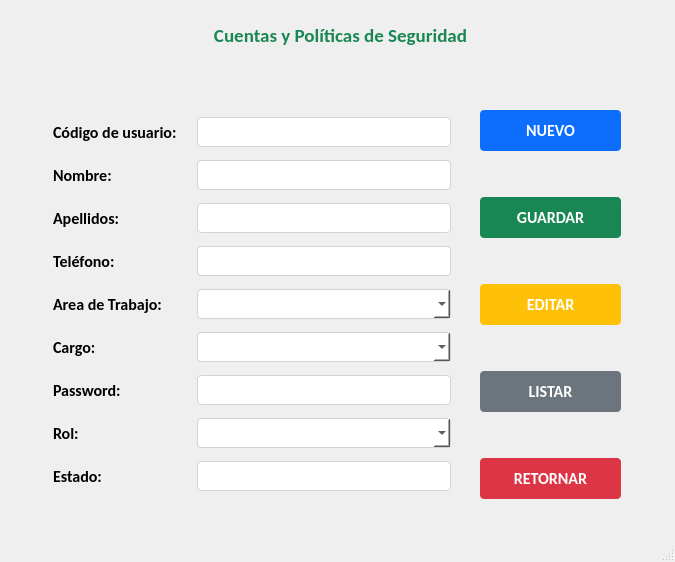
<?xml version="1.0" encoding="UTF-8"?>
<ui version="4.0">
 <class>MainWindow</class>
 <widget class="QMainWindow" name="MainWindow">
  <property name="geometry">
   <rect>
    <x>0</x>
    <y>0</y>
    <width>675</width>
    <height>562</height>
   </rect>
  </property>
  <property name="windowTitle">
   <string>MainWindow</string>
  </property>
  <widget class="QWidget" name="centralwidget">
   <widget class="QLabel" name="label">
    <property name="geometry">
     <rect>
      <x>60</x>
      <y>20</y>
      <width>561</width>
      <height>31</height>
     </rect>
    </property>
    <property name="font">
     <font>
      <family>Calibri</family>
      <pointsize>14</pointsize>
      <weight>75</weight>
      <bold>true</bold>
     </font>
    </property>
    <property name="styleSheet">
     <string notr="true">color: #198754;</string>
    </property>
    <property name="text">
     <string>Cuentas y Políticas de Seguridad</string>
    </property>
    <property name="alignment">
     <set>Qt::AlignCenter</set>
    </property>
   </widget>
   <widget class="QWidget" name="layoutWidget">
    <property name="geometry">
     <rect>
      <x>480</x>
      <y>70</y>
      <width>141</width>
      <height>471</height>
     </rect>
    </property>
    <layout class="QVBoxLayout" name="verticalLayout">
     <item>
      <widget class="QPushButton" name="pushButton">
       <property name="font">
        <font>
         <family>Calibri</family>
         <pointsize>12</pointsize>
         <weight>75</weight>
         <bold>true</bold>
        </font>
       </property>
       <property name="styleSheet">
        <string notr="true">background-color: rgb(13, 110, 253);
border-radius: 4px;
color: #ffffff;
padding: 10px;</string>
       </property>
       <property name="text">
        <string>NUEVO</string>
       </property>
      </widget>
     </item>
     <item>
      <widget class="QPushButton" name="pushButton_2">
       <property name="font">
        <font>
         <family>Calibri</family>
         <pointsize>12</pointsize>
         <weight>75</weight>
         <bold>true</bold>
        </font>
       </property>
       <property name="styleSheet">
        <string notr="true">background-color: #198754;
border-radius: 4px;
color: #fff;
padding: 10px;</string>
       </property>
       <property name="text">
        <string>GUARDAR</string>
       </property>
      </widget>
     </item>
     <item>
      <widget class="QPushButton" name="pushButton_3">
       <property name="font">
        <font>
         <family>Calibri</family>
         <pointsize>12</pointsize>
         <weight>75</weight>
         <bold>true</bold>
        </font>
       </property>
       <property name="styleSheet">
        <string notr="true">background-color: #ffc107;
border-radius: 4px;
color: #ffffff;
padding: 10px;</string>
       </property>
       <property name="text">
        <string>EDITAR</string>
       </property>
      </widget>
     </item>
     <item>
      <widget class="QPushButton" name="pushButton_4">
       <property name="font">
        <font>
         <family>Calibri</family>
         <pointsize>12</pointsize>
         <weight>75</weight>
         <bold>true</bold>
        </font>
       </property>
       <property name="styleSheet">
        <string notr="true">background-color: #6c757d;
border-radius: 4px;
color: #ffffff;
padding: 10px;</string>
       </property>
       <property name="text">
        <string>LISTAR</string>
       </property>
      </widget>
     </item>
     <item>
      <widget class="QPushButton" name="pushButton_5">
       <property name="font">
        <font>
         <family>Calibri</family>
         <pointsize>12</pointsize>
         <weight>75</weight>
         <bold>true</bold>
        </font>
       </property>
       <property name="styleSheet">
        <string notr="true">background-color: #dc3545;
border-radius: 4px;
color: #ffffff;
padding: 10px;</string>
       </property>
       <property name="text">
        <string>RETORNAR</string>
       </property>
      </widget>
     </item>
    </layout>
   </widget>
   <widget class="QWidget" name="">
    <property name="geometry">
     <rect>
      <x>50</x>
      <y>110</y>
      <width>401</width>
      <height>391</height>
     </rect>
    </property>
    <layout class="QGridLayout" name="gridLayout">
     <item row="2" column="1">
      <widget class="QLineEdit" name="lineEdit_2">
       <property name="styleSheet">
        <string notr="true">background-color: rgb(255, 255, 255);
border-radius: 4px;
padding: 6px;
border: 1px solid #ced4da;
</string>
       </property>
      </widget>
     </item>
     <item row="0" column="1">
      <widget class="QLineEdit" name="lineEdit">
       <property name="styleSheet">
        <string notr="true">background-color: rgb(255, 255, 255);
border-radius: 4px;
padding: 6px;
border: 1px solid #ced4da;
</string>
       </property>
      </widget>
     </item>
     <item row="1" column="0">
      <widget class="QLabel" name="label_3">
       <property name="font">
        <font>
         <family>Calibri</family>
         <pointsize>12</pointsize>
         <weight>75</weight>
         <bold>true</bold>
        </font>
       </property>
       <property name="styleSheet">
        <string notr="true">margin-right: 10px;</string>
       </property>
       <property name="text">
        <string>Nombre:</string>
       </property>
      </widget>
     </item>
     <item row="2" column="0">
      <widget class="QLabel" name="label_4">
       <property name="font">
        <font>
         <family>Calibri</family>
         <pointsize>12</pointsize>
         <weight>75</weight>
         <bold>true</bold>
        </font>
       </property>
       <property name="styleSheet">
        <string notr="true">margin-right: 10px;</string>
       </property>
       <property name="text">
        <string>Apellidos:</string>
       </property>
      </widget>
     </item>
     <item row="0" column="0">
      <widget class="QLabel" name="label_2">
       <property name="font">
        <font>
         <family>Calibri</family>
         <pointsize>12</pointsize>
         <weight>75</weight>
         <bold>true</bold>
        </font>
       </property>
       <property name="styleSheet">
        <string notr="true">margin-right: 10px;</string>
       </property>
       <property name="text">
        <string>Código de usuario:</string>
       </property>
      </widget>
     </item>
     <item row="3" column="1">
      <widget class="QLineEdit" name="lineEdit_3">
       <property name="styleSheet">
        <string notr="true">background-color: rgb(255, 255, 255);
border-radius: 4px;
padding: 6px;
border: 1px solid #ced4da;
</string>
       </property>
      </widget>
     </item>
     <item row="3" column="0">
      <widget class="QLabel" name="label_5">
       <property name="font">
        <font>
         <family>Calibri</family>
         <pointsize>12</pointsize>
         <weight>75</weight>
         <bold>true</bold>
        </font>
       </property>
       <property name="styleSheet">
        <string notr="true">margin-right: 10px;</string>
       </property>
       <property name="text">
        <string>Teléfono:</string>
       </property>
      </widget>
     </item>
     <item row="4" column="0">
      <widget class="QLabel" name="label_6">
       <property name="font">
        <font>
         <family>Calibri</family>
         <pointsize>12</pointsize>
         <weight>75</weight>
         <bold>true</bold>
        </font>
       </property>
       <property name="styleSheet">
        <string notr="true">margin-right: 10px;</string>
       </property>
       <property name="text">
        <string>Area de Trabajo:</string>
       </property>
      </widget>
     </item>
     <item row="5" column="0">
      <widget class="QLabel" name="label_7">
       <property name="font">
        <font>
         <family>Calibri</family>
         <pointsize>12</pointsize>
         <weight>75</weight>
         <bold>true</bold>
        </font>
       </property>
       <property name="styleSheet">
        <string notr="true">margin-right: 10px;</string>
       </property>
       <property name="text">
        <string>Cargo:</string>
       </property>
      </widget>
     </item>
     <item row="1" column="1">
      <widget class="QLineEdit" name="lineEdit_5">
       <property name="styleSheet">
        <string notr="true">background-color: rgb(255, 255, 255);
border-radius: 4px;
padding: 6px;
border: 1px solid #ced4da;
</string>
       </property>
      </widget>
     </item>
     <item row="7" column="0">
      <widget class="QLabel" name="label_9">
       <property name="font">
        <font>
         <family>Calibri</family>
         <pointsize>12</pointsize>
         <weight>75</weight>
         <bold>true</bold>
        </font>
       </property>
       <property name="styleSheet">
        <string notr="true">margin-right: 10px;</string>
       </property>
       <property name="text">
        <string>Rol:</string>
       </property>
      </widget>
     </item>
     <item row="6" column="1">
      <widget class="QLineEdit" name="lineEdit_6">
       <property name="styleSheet">
        <string notr="true">background-color: rgb(255, 255, 255);
border-radius: 4px;
padding: 6px;
border: 1px solid #ced4da;
</string>
       </property>
       <property name="echoMode">
        <enum>QLineEdit::Password</enum>
       </property>
      </widget>
     </item>
     <item row="6" column="0">
      <widget class="QLabel" name="label_8">
       <property name="font">
        <font>
         <family>Calibri</family>
         <pointsize>12</pointsize>
         <weight>75</weight>
         <bold>true</bold>
        </font>
       </property>
       <property name="styleSheet">
        <string notr="true">margin-right: 10px;</string>
       </property>
       <property name="text">
        <string>Password:</string>
       </property>
      </widget>
     </item>
     <item row="8" column="0">
      <widget class="QLabel" name="label_10">
       <property name="font">
        <font>
         <family>Calibri</family>
         <pointsize>12</pointsize>
         <weight>75</weight>
         <bold>true</bold>
        </font>
       </property>
       <property name="styleSheet">
        <string notr="true">margin-right: 10px;</string>
       </property>
       <property name="text">
        <string>Estado:</string>
       </property>
      </widget>
     </item>
     <item row="8" column="1">
      <widget class="QLineEdit" name="lineEdit_9">
       <property name="styleSheet">
        <string notr="true">background-color: rgb(255, 255, 255);
border-radius: 4px;
padding: 6px;
border: 1px solid #ced4da;
</string>
       </property>
      </widget>
     </item>
     <item row="7" column="1">
      <widget class="QComboBox" name="comboBox">
       <property name="styleSheet">
        <string notr="true">background-color: rgb(255, 255, 255);
border-radius: 4px;
padding: 6px;
border: 1px solid #ced4da;
</string>
       </property>
      </widget>
     </item>
     <item row="4" column="1">
      <widget class="QComboBox" name="comboBox_2">
       <property name="styleSheet">
        <string notr="true">background-color: rgb(255, 255, 255);
border-radius: 4px;
padding: 6px;
border: 1px solid #ced4da;
</string>
       </property>
      </widget>
     </item>
     <item row="5" column="1">
      <widget class="QComboBox" name="comboBox_3">
       <property name="styleSheet">
        <string notr="true">background-color: rgb(255, 255, 255);
border-radius: 4px;
padding: 6px;
border: 1px solid #ced4da;
</string>
       </property>
      </widget>
     </item>
    </layout>
   </widget>
  </widget>
  <widget class="QStatusBar" name="statusbar"/>
 </widget>
 <resources/>
 <connections/>
</ui>
